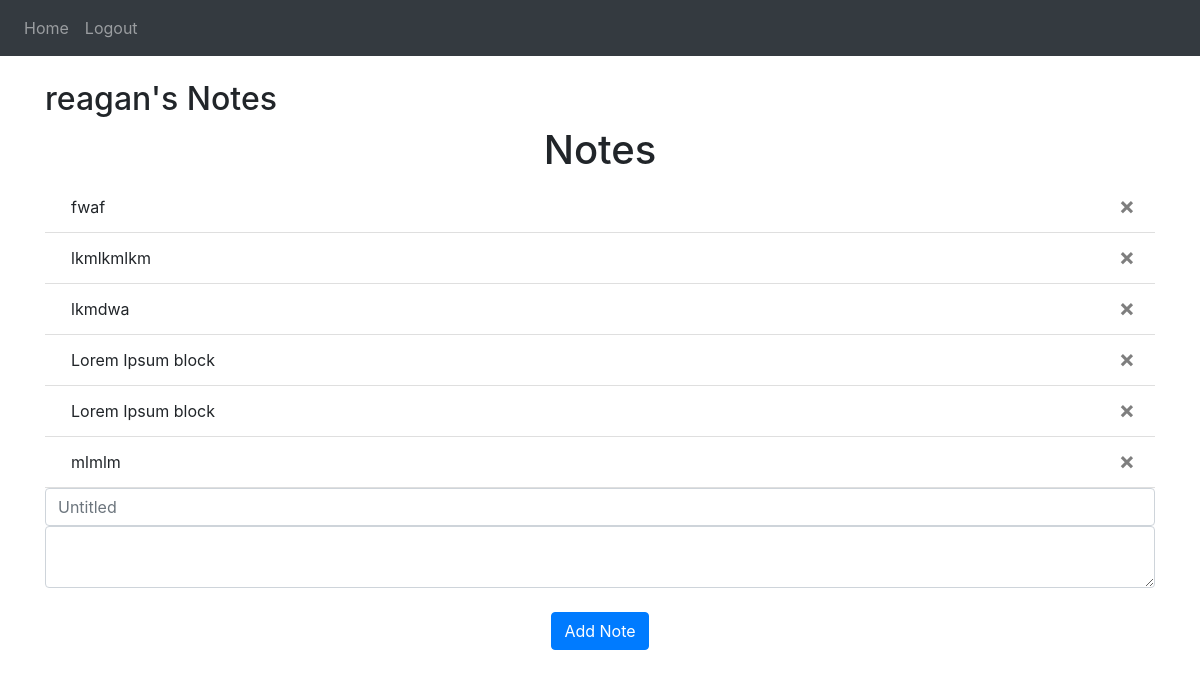
Page / (signed in) on the earlier database version.
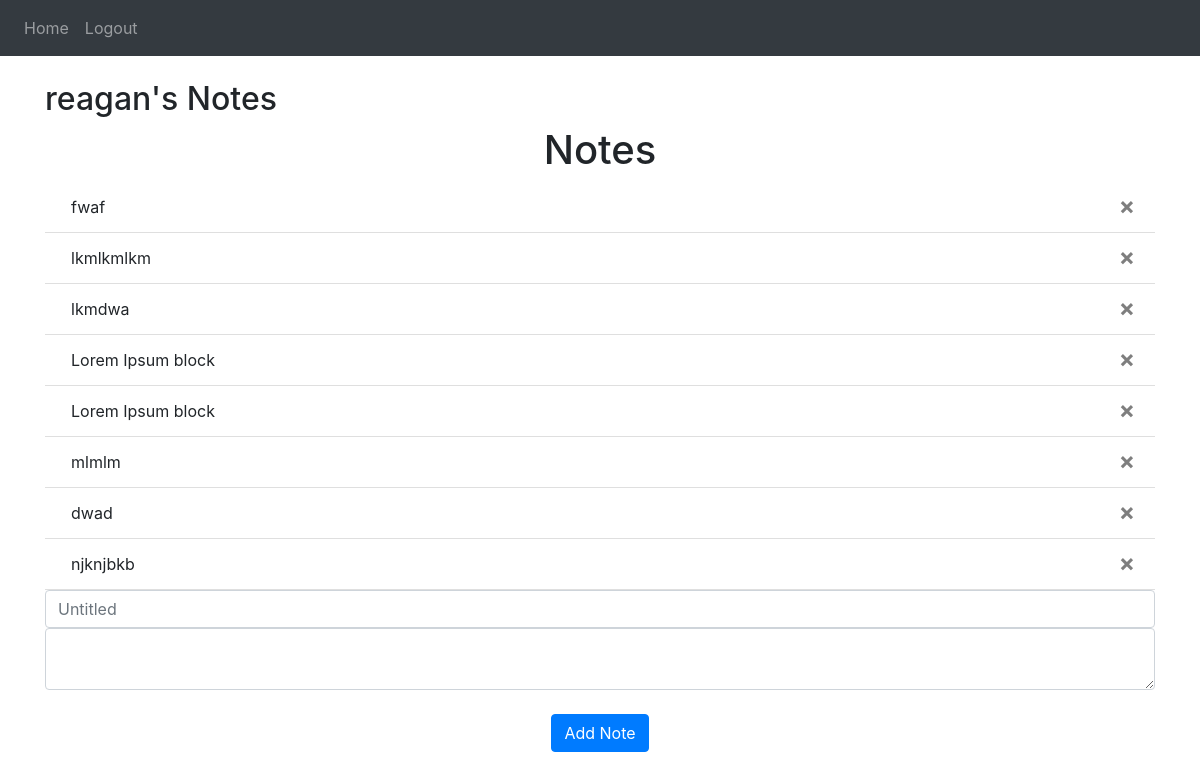
Same page on the later database version.
### website/models.py (models this page shows)
class User(db.Model, UserMixin):
    id = db.Column(db.Integer, primary_key=True)
    email = db.Column(db.String(150), unique=True)
    password = db.Column(db.String(150))
    firstName = db.Column(db.String(150))
    notes = db.relationship("Note")

class Note(db.Model):
    id = db.Column(db.Integer, primary_key=True)
    data = db.Column(db.String(10000))
    note_title = db.Column(db.String(1000))
    date = db.Column(db.DateTime(timezone=True), default=func.now())
    user_id = db.Column(db.Integer, db.ForeignKey("user.id"))

### website/views.py (the view, shortened to what this page needs)
@views.route("/", methods=["GET", "POST"])
@login_required
def home():
    return render_template("home.html", user=current_user)

### website/__init__.py (called while the page is built)
def create_app():
    app = Flask(__name__)
    ckeditor = CKEditor(app)
    app.config["SECRET_KEY"] = 'applebottompants'
    app.config["SQLALCHEMY_DATABASE_URI"] = f"sqlite:///{DB_NAME}"
    app.config["SQLALCHEMY_TRACK_MODIFICATIONS"] = False
    db.init_app(app)
    from .views import views
    from .auth import auth
    app.register_blueprint(views, url_prefix="/")
    app.register_blueprint(auth, url_prefix="/")
    from .models import User, Note
    create_database(app)
    login_manager = LoginManager()
    login_manager.login_view = "auth.login"
    login_manager.init_app(app)
    @login_manager.user_loader
    def load_user(id):
        return User.query.get(int(id))
    return app

### website/templates/home.html (shortened to what this page needs)
{% extends "base.html" %} {% block title %}Home{% endblock %}{% block content %}
<br />
<h2 align="left">{{ user.firstName }}'s Notes</h2>
<h1 align="center">Notes</h1>
<ul class="list-group list-group-flush" id="notes">
    {% for note in user.notes %}
        <li class="list-group-item">
                <form method="POST" action="viewnote" class="inline">
                    <button type="submit" name="view_note_btn" class="link-button">
                        {{ note.note_title }}
                    </button>
                </form>
                <button type="button" class="close" onClick="deleteNote({{ note.id }})">
                    <span aria-hidden="true">&times;</span>
                </button>
        </li>
    {% endfor %}
</ul>
<form method="POST">
    <input type="text" name="note_title" id="note_title" placeholder="Untitled" class="form-control" />
    <textarea name="note" id="note" class="form-control"></textarea>
    <br />
    <div align="center">
        <button type="submit" name="new_note" class="btn btn-primary">Add Note</button>
    </div>
</form>
{% endblock %}

### website/templates/base.html (shortened to what this page needs)
<!DOCTYPE html>
<html>
    <head>
        <link href="https://cdn.quilljs.com/1.3.6/quill.snow.css" rel="stylesheet">
        <link
                rel="stylesheet"
                href="https://stackpath.bootstrapcdn.com/bootstrap/4.4.1/css/bootstrap.min.css"
        />
        <link
                rel="stylesheet"
                href="https://stackpath.bootstrapcdn.com/font-awesome/4.7.0/css/font-awesome.min.css"
        />
        <link rel="stylesheet" type="text/css" href="{{ url_for('static', filename='custom.css') }}" />
    </head>
    <body>
        <nav class="navbar navbar-expand-lg navbar-dark bg-dark">
            <div class="collapse navbar-collapse" id="navbar">
                    <div class="navbar-nav">
                        {% if user.is_authenticated %}
                        <a class="nav-item nav-link" id="home" href="/">Home</a>
                        <a class="nav-item nav-link" id="logout" href="/logout">Logout</a>
                        {% else %}
                        <a class="nav-item nav-link" id="login" href="/login">Login</a>
                        <a class="nav-item nav-link" id="signup" href="/signup">Sign up</a>
                        {% endif %}
                    </div>
            </div>
        </nav>
        <div
            class="container">
            {% block content %}{% endblock %}
            <br />
        </div>
    </body>
</html>

### website/static/custom.css (style rules this page uses)
.inline { display: inline; }
.link-button { background: none; border: none; color:inherit; cursor: pointer; font-size: inherit; font-family:inherit; }

Differences in the rows shown:
added Note: note_title "dwad"
added Note: note_title "njknjbkb"
